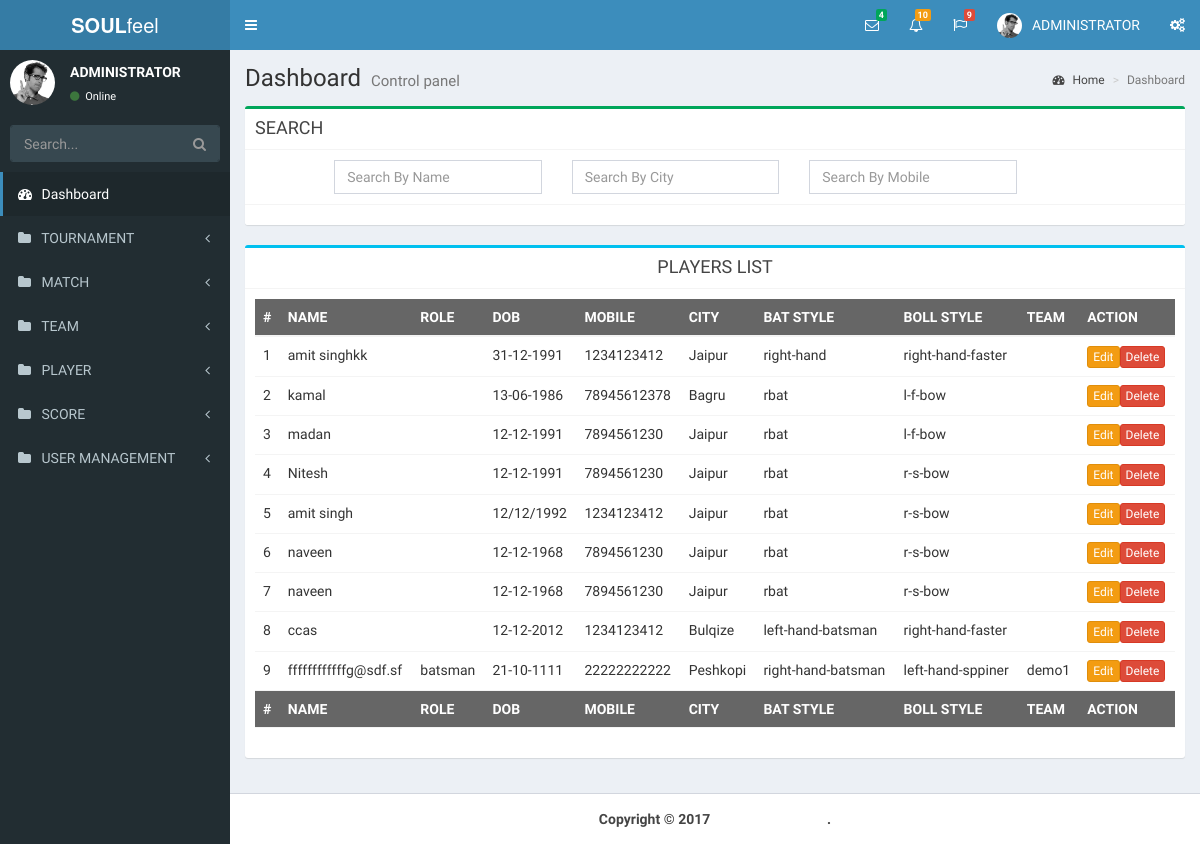
The app's page /cric_old_for_backup/index.php/player/view, older data.
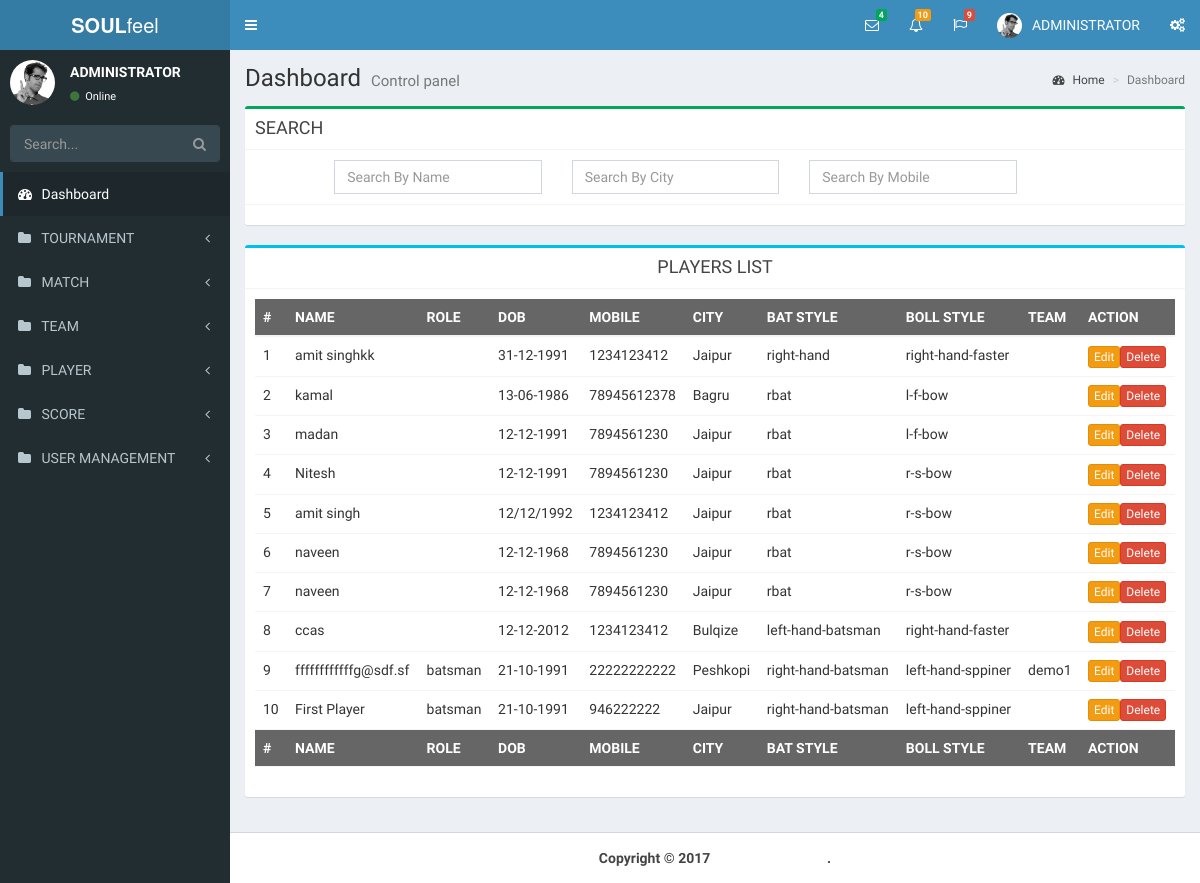
The same page, newer data.
### tables this page shows
CREATE TABLE IF NOT EXISTS `players` (
  `pid` int(11) NOT NULL,
  `name` varchar(100) NOT NULL,
  `profile_url` varchar(100) NOT NULL,
  `role` varchar(100) NOT NULL,
  `mobile` varchar(100) NOT NULL,
  `email` varchar(100) NOT NULL,
  `city` varchar(100) NOT NULL,
  `state` varchar(100) NOT NULL,
  `country` varchar(100) NOT NULL,
  `best_bat` varchar(100) NOT NULL,
  `best_ball` varchar(100) NOT NULL,
  `dob` varchar(100) NOT NULL,
  `team` varchar(100) NOT NULL,
  `bat` varchar(100) NOT NULL DEFAULT '0',
  `bowler` varchar(100) NOT NULL DEFAULT '0',
  `wktkeep` varchar(100) NOT NULL DEFAULT '0',
  `created_on` timestamp NOT NULL DEFAULT CURRENT_TIMESTAMP
);

### cric_old_for_backup/application/controllers/Player.php (called while the page is built, shortened)
<?php
class Player extends CI_Controller {
	public function view()
	{
		$this->load->model('player_model');
		$data['players'] =$this->player_model->getplayer();
		$this->load->view('header');
		$this->load->view('sidebar');
		$this->load->view('view_player', $data);
		$this->load->view('rightsidebar');
		$this->load->view('footer');
		$this->load->view('globaljs');
		$this->load->view('local_js_view_player');
	}
}

### cric_old_for_backup/index.php (called while the page is built, shortened)
<?php
require_once BASEPATH.'core/CodeIgniter.php';

### cric_old_for_backup/application/models/Player_model.php (the view, shortened to what this page needs)
<?php
class Player_model extends CI_Model {
	function getplayer(){
		$this->db->select('*');
		$this->db->from('players');
		$query = $this->db->get();
		$data =  $query->result_array();
		$str  = '';
		$ii = 1;
		foreach($data as $key => $value){
			$str = $str . '<tr><td>'.$ii.'</td><td>'.$value['name'].'</td><td>'.$value['role'].'</td><td>'.$value['dob'].'</td><td>'.$value['mobile'].'</td><td>'.$value['city'].'</td><td>'.$value['bat'].'</td><td>'.$value['bowler'].'</td><td>'.$value['team'].'</td><td><button class ="btn btn-warning btn-xs"><a href = "edit_player/'.$value['pid'].'">Edit</a></button><button class ="btn btn-danger btn-xs"><a href = "delete_player/'.$value['pid'].'">Delete</a></button></td></tr>';
			$ii++;
		}
		return $str;
    }
}

### cric_old_for_backup/application/views/header.php (shortened to what this page needs)
<!DOCTYPE html>
<html>
<head>
  <link rel="stylesheet" href="<?php  echo 'http://'.getenv('HTTP_HOST'); ?>/cric/public/bootstrap/css/bootstrap.min.css">
  <link rel="stylesheet" href="https://cdnjs.cloudflare.com/ajax/libs/font-awesome/4.5.0/css/font-awesome.min.css">
  <link rel="stylesheet" href="https://cdnjs.cloudflare.com/ajax/libs/ionicons/2.0.1/css/ionicons.min.css">
  <link rel="stylesheet" href="<?php  echo 'http://'.getenv('HTTP_HOST'); ?>/cric/public/dist/css/AdminLTE.min.css">
  <link rel="stylesheet" href="<?php  echo 'http://'.getenv('HTTP_HOST'); ?>/cric/public/dist/css/skins/_all-skins.min.css">
  <link rel="stylesheet" href="<?php  echo 'http://'.getenv('HTTP_HOST'); ?>/cric/public/plugins/iCheck/flat/blue.css">
  <link rel="stylesheet" href="<?php  echo 'http://'.getenv('HTTP_HOST'); ?>/cric/public/plugins/morris/morris.css">
  <link rel="stylesheet" href="<?php  echo 'http://'.getenv('HTTP_HOST'); ?>/cric/public/plugins/jvectormap/jquery-jvectormap-1.2.2.css">
  <link rel="stylesheet" href="<?php  echo 'http://'.getenv('HTTP_HOST'); ?>/cric/public/plugins/datepicker/datepicker3.css">
  <link rel="stylesheet" href="<?php  echo 'http://'.getenv('HTTP_HOST'); ?>/cric/public/plugins/daterangepicker/daterangepicker.css">
  <link rel="stylesheet" href="<?php  echo 'http://'.getenv('HTTP_HOST'); ?>/cric/public/plugins/bootstrap-wysihtml5/bootstrap3-wysihtml5.min.css">
</head>
<body class="hold-transition skin-blue sidebar-mini">
<div class="wrapper">
  <header class="main-header">
    <a href="index2.html" class="logo">
      <span class="logo-lg"><b>SOUL</b>feel</span>
    </a>
    <nav class="navbar navbar-static-top">
      <a href="#" class="sidebar-toggle" data-toggle="offcanvas" role="button">
      </a>
      <div class="navbar-custom-menu">
        <ul class="nav navbar-nav">
          <li class="dropdown messages-menu">
            <a href="#" class="dropdown-toggle" data-toggle="dropdown">
              <i class="fa fa-envelope-o"></i>
              <span class="label label-success">4</span>
            </a>
          </li>
          <li class="dropdown notifications-menu">
            <a href="#" class="dropdown-toggle" data-toggle="dropdown">
              <i class="fa fa-bell-o"></i>
              <span class="label label-warning">10</span>
            </a>
          </li>
          <li class="dropdown tasks-menu">
            <a href="#" class="dropdown-toggle" data-toggle="dropdown">
              <i class="fa fa-flag-o"></i>
              <span class="label label-danger">9</span>
            </a>
          </li>
          <li class="dropdown user user-menu">
            <a href="#" class="dropdown-toggle" data-toggle="dropdown">
              <img src="<?php  echo 'http://'.getenv('HTTP_HOST'); ?>/cric/public/dist/img/user2-160x160.jpg" class="user-image" alt="User Image">
              <span class="hidden-xs">ADMINISTRATOR </span>
            </a>
          </li>
          <li>
            <a href="#" data-toggle="control-sidebar"><i class="fa fa-gears"></i></a>
          </li>
        </ul>
      </div>
    </nav>
  </header>

### cric_old_for_backup/application/views/sidebar.php (shortened to what this page needs)
<aside class="main-sidebar">
  <section class="sidebar">
    <div class="user-panel">
      <div class="pull-left image">
        <img src="<?php  echo 'http://'.getenv('HTTP_HOST'); ?>/cric/public/dist/img/user2-160x160.jpg" class="img-circle" alt="User Image">
      </div>
      <div class="pull-left info">
        <p>ADMINISTRATOR</p>
        <a href="#"><i class="fa fa-circle text-success"></i> Online</a>
      </div>
    </div>
    <form action="#" method="get" class="sidebar-form">
      <div class="input-group">
        <input type="text" name="q" class="form-control" placeholder="Search...">
            <span class="input-group-btn">
              <button type="submit" name="search" id="search-btn" class="btn btn-flat"><i class="fa fa-search"></i>
              </button>
            </span>
      </div>
    </form>
    <ul class="sidebar-menu">
      <li class="active treeview">
        <a href="<?php echo 'http://'.getenv('HTTP_HOST');?>/cric/dashboard">
          <i class="fa fa-dashboard"></i> <span>Dashboard</span>
        </a>
      </li>
 <li class="treeview">
        <a href="#">
          <i class="fa fa-folder"></i> <span>TOURNAMENT</span>
          <span class="pull-right-container">
            <i class="fa fa-angle-left pull-right"></i>
          </span>
        </a>
      </li>
 <li class="treeview">
        <a href="#">
          <i class="fa fa-folder"></i> <span>MATCH</span>
          <span class="pull-right-container">
            <i class="fa fa-angle-left pull-right"></i>
          </span>
        </a>
      </li>
 <li class="treeview">
        <a href="#">
          <i class="fa fa-folder"></i> <span>TEAM</span>
          <span class="pull-right-container">
            <i class="fa fa-angle-left pull-right"></i>
          </span>
        </a>
      </li>
 <li class="treeview">
        <a href="#">
          <i class="fa fa-folder"></i> <span>PLAYER</span>
          <span class="pull-right-container">
            <i class="fa fa-angle-left pull-right"></i>
          </span>
        </a>
      </li>
 <li class="treeview">
          <a href="#">
          <i class="fa fa-folder"></i> <span>SCORE</span>
          <span class="pull-right-container">
            <i class="fa fa-angle-left pull-right"></i>
          </span>
	 </a>
      </li>
 <li class="treeview">
        <a href="#">
          <i class="fa fa-folder"></i> <span>USER MANAGEMENT</span>
          <span class="pull-right-container">
            <i class="fa fa-angle-left pull-right"></i>
          </span>
        </a>
      </li>
</ul>
  </section>
</aside>

### cric_old_for_backup/application/views/view_player.php (shortened to what this page needs)
	<link rel="stylesheet" type="text/css" href="<?php echo 'http://'.getenv('HTTP_HOST'); ?>/cric/public/css-token/tokenfield-typeahead.css">
	<link rel="stylesheet" type="text/css" href="<?php echo 'http://'.getenv('HTTP_HOST'); ?>/cric/public/css-token/bootstrap-tokenfield.css">
 <div class="content-wrapper">
   <section class="content-header">
     <h1>
       Dashboard
       <small>Control panel</small>
     </h1>
     <ol class="breadcrumb">
       <li><a href="#"><i class="fa fa-dashboard"></i> Home</a></li>
       <li class="active">Dashboard</li>
     </ol>
   </section>
   <section class="content">
	<div class="box box-success">
           <div class="box-header with-border">
             <h3 class="box-title"> SEARCH  </h3>
           </div>
           <div class="box-body">
		  <div class = "row">
			<div class = " col-lg-offset-1 col-md-offset-1 col-lg-3 col-md-3 col-xm-12 col-sm-12">
			<input id = "plByName" class="form-control" type="text" placeholder="Search By Name">
             </div>
		  <div class = "col-lg-3 col-md-3 col-xm-12 col-sm-12">
			<input id = "plByCity" class="form-control" type="text" placeholder="Search By City">
             </div>
		  <div class = "col-lg-3 col-md-3 col-xm-12 col-sm-12">
			<input id = "plByMobile" class="form-control" type="text" placeholder="Search By Mobile">
             </div>
           </div>
       </div>
	<div class="box-footer">
             </div>
</div>
<div class = "row">
<div class="col-md-12 ">
         <div class="box box-info">
           <div class="box-header with-border">
            <center> <h3 class="box-title"> PLAYERS LIST </h3><center>
           </div>
             <div class="box-body">
 <table id= "userTable" class="table table-hover">
   <thead>
     <tr style = "background-color: rgba(0, 0, 0, 0.6); color: #fff;">
       <th>#</th>
       <th>NAME</th>
       <th>ROLE</th>
       <th>DOB</th>
       <th>MOBILE</th>
       <th>CITY</th>
       <th>BAT STYLE</th>
       <th>BOLL STYLE</th>
       <th>TEAM</th>
       <th>ACTION</th>
     </tr>
   </thead>
   <tbody id = "view_player_tbl">
	<?php echo $players; ?>
   </tbody>
   <tfoot>
     <tr style = "background-color: rgba(0, 0, 0, 0.6); color: #fff;">
       <th>#</th>
       <th>NAME</th>
       <th>ROLE</th>
       <th>DOB</th>
       <th>MOBILE</th>
       <th>CITY</th>
	<th>BAT STYLE</th>
       <th>BOLL STYLE</th>
	<th>TEAM</th>
       <th>ACTION</th>
     </tr>
   </tfoot>
 </table>
             <div class="box-footer">
             </div>
         </div>
       </div>
</div>
</div>
   </section>

### cric_old_for_backup/application/views/rightsidebar.php (shortened to what this page needs)
</div>

### cric_old_for_backup/application/views/footer.php (shortened to what this page needs)
<footer class="main-footer">
   <strong><center>Copyright &copy; <?php echo date('Y')?> <a href=""> Avenging Security</a>.</center></strong>
 </footer>

### cric_old_for_backup/application/views/globaljs.php (shortened to what this page needs)
<link rel="stylesheet" type="text/css" href="<?php echo 'http://'.getenv('HTTP_HOST'); ?>/cric/public/datepicker/datepicker3.css">
</body>
</html>

### cric_old_for_backup/application/views/view_player.php (style rules this page uses)
a { color: #fff; }

Row changes from the older to the newer data that the page shows:
changed players "ffffffffffffg@sdf.sf": dob "21-10-1111" → "21-10-1991"
added players: name "First Player", role "batsman", dob "21-10-1991", mobile "946222222", city "Jaipur", bat "right-hand-batsman", bowler "left-hand-sppiner"
Text that changed along with them:
text no longer shown: "Edit Edit Edit Edit Edit Edit Edit Edit Edit Delete Delete Delete Delete Delete Delete Delete Delete Delete"
text now shown: "Edit Edit Edit Edit Edit Edit Edit Edit Edit Edit Delete Delete Delete Delete Delete Delete Delete Delete Delete Delete"
